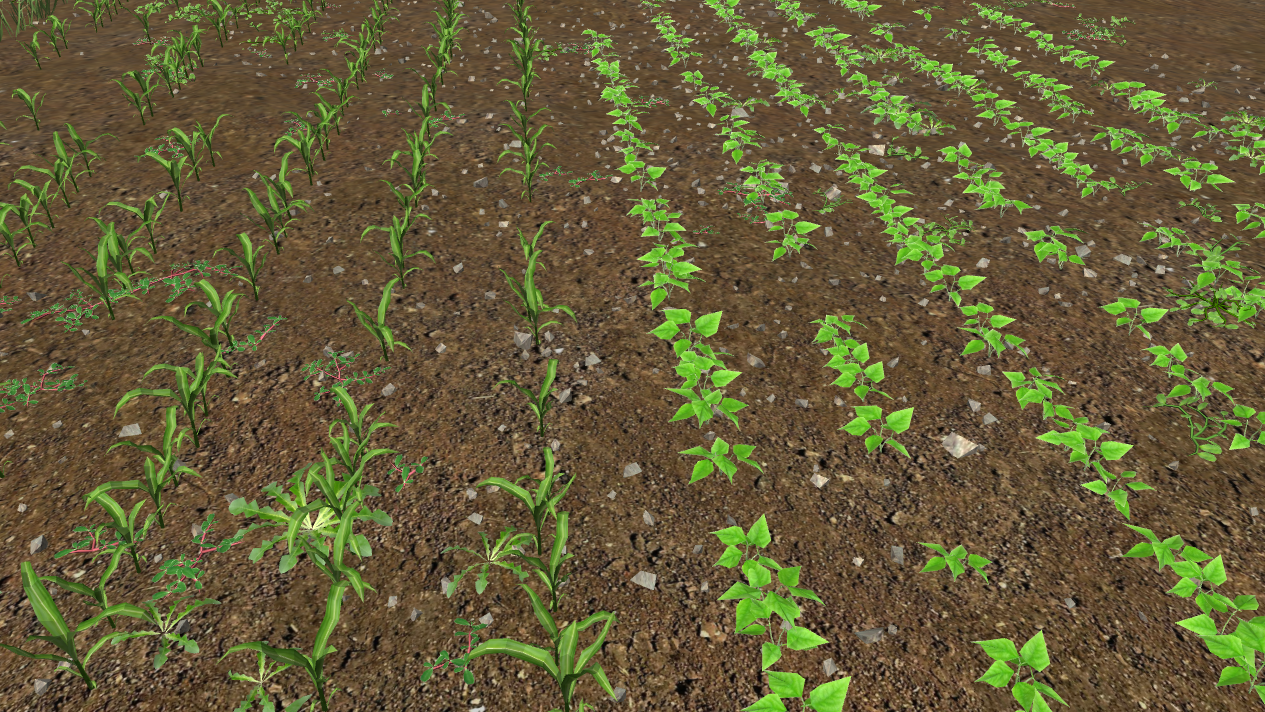
#> input picture line_detection/test2.png, 1265 x 712 px
$ jupyter execute line.ipynb
#> lines starting #> are read from the running program, lines starting #| are printed output that depends on the picture; after the words box and inside, x2 and y2 are one past the last pixel; in counts of white or black regions, pixels touching at a corner belong together
# Code to detect once in a row the central row to folow

[cell 1]
import cv2
import numpy as np
import matplotlib.pyplot as plt
from scipy.ndimage import gaussian_filter1d
from scipy.signal import find_peaks, peak_prominences

class LineDetector:
    def __init__(self,
                 buffer_size=3,
                 peak_mode='highest',
                 min_peak_prominence=None,
                 min_peak_distance=50,
                 min_peak_height=None,
                 crop_ratio=0.3,    # crop the upper part of the image
                 weight_bottom=1.0):  # range to weight the sum when transfering to 1D
        # Store detection parameters
        self.projection_buffer = []
        self.buffer_size = buffer_size
        self.peak_mode = peak_mode
        self.min_peak_prominence = min_peak_prominence
        self.min_peak_distance = min_peak_distance
        self.min_peak_height = min_peak_height
        self.crop_ratio = crop_ratio
        self.weight_bottom = weight_bottom  # maximum weight applied to bottom row

    def crop_image(self, image):
        """Crop the upper part of the image based on crop_ratio."""
        h = image.shape[0]
        crop_start = int(h * self.crop_ratio)
        return image[crop_start:, :]

    def generate_excessive_green_mask(self, image):
        """Generate a binary mask that highlights green areas."""
        cropped = self.crop_image(image)
        hsv = cv2.cvtColor(cropped, cv2.COLOR_BGR2HSV)

        lower_green = np.array([36, 25, 25])
        upper_green = np.array([86, 255, 255])
        mask_green = cv2.inRange(hsv, lower_green, upper_green)

        _, binary_mask = cv2.threshold(mask_green, 0, 255,
                                       cv2.THRESH_BINARY + cv2.THRESH_OTSU)
        return binary_mask, cropped

    def smooth_projection(self, projection, sigma=2):
        return gaussian_filter1d(projection, sigma=sigma)

    def weighted_vertical_projection(self, mask):
        """Compute vertical projection with row weighting towards the bottom."""
        h, w = mask.shape
        # Linear weight from top (0.1) to bottom (weight_bottom)
        weights = np.linspace(self.weight_bottom, 1.0, h)
        return np.sum(mask * weights[:, None], axis=0)

    def find_peaks_on_accumulated(self, smoothed_projection):
        if self.projection_buffer and len(self.projection_buffer[0]) != len(smoothed_projection):
            self.projection_buffer = []

        self.projection_buffer.append(smoothed_projection)
        if len(self.projection_buffer) > self.buffer_size:
            self.projection_buffer.pop(0)

        accumulated = np.sum(self.projection_buffer, axis=0).astype(np.float64)
        peaks, properties = find_peaks(accumulated, distance=self.min_peak_distance)

        if len(peaks) > 0:
            properties.setdefault('peak_heights', accumulated[peaks])
            properties['prominences'] = peak_prominences(accumulated, peaks)[0]
        else:
            return int(np.argmax(accumulated)), accumulated, peaks, properties

        if self.peak_mode == 'highest':
            chosen = int(peaks[np.argmax(accumulated[peaks])])
        elif self.peak_mode == 'prominent':
            chosen = int(peaks[np.argmax(properties['prominences'])])
        else:
            center = len(accumulated) // 2
            chosen = int(min(peaks, key=lambda x: abs(x - center)))

        return chosen, accumulated, peaks, properties

    def detect_full(self, image, sigma=2):
        """Run the full pipeline: crop, mask, weighted projection, smooth, detect peak."""
        mask, cropped = self.generate_excessive_green_mask(image)
        vertical_projection = self.weighted_vertical_projection(mask)
        smoothed = self.smooth_projection(vertical_projection, sigma=sigma)
        chosen, accumulated, peaks, properties = self.find_peaks_on_accumulated(smoothed)

        return {
            'cropped': cropped,
            'mask': mask,
            'accumulated': accumulated,
            'peaks': peaks,
            'properties': properties,
            'chosen': chosen
        }

# ----------------------
# Plotting function
# ----------------------
def plot_pipeline(image_paths, detector, sigma=2):
    n = len(image_paths)
    fig, axs = plt.subplots(n, 5, figsize=(20, 4 * n))
    if n == 1:
        axs = np.expand_dims(axs, axis=0)

    for i, p in enumerate(image_paths):
        img = cv2.imread(p)
        if img is None:
            raise FileNotFoundError(f"Cannot load image: {p}")

        res = detector.detect_full(img, sigma=sigma)

        out = res['cropped'].copy()
        cv2.line(out, (res['chosen'], 0), (res['chosen'], out.shape[0]-1), (255,0,0), 2)
        cv2.line(out, (out.shape[1]//2,0), (out.shape[1]//2, out.shape[0]-1), (0,255,0), 2)

        axs[i,0].imshow(cv2.cvtColor(img, cv2.COLOR_BGR2RGB))
        axs[i,0].set_title(f"Original ({p})"); axs[i,0].axis('off')

        axs[i,1].imshow(cv2.cvtColor(res['cropped'], cv2.COLOR_BGR2RGB))
        axs[i,1].set_title("Cropped (bottom portion)"); axs[i,1].axis('off')

        axs[i,2].imshow(res['mask'], cmap='gray')
        axs[i,2].set_title("Excessive Green Mask"); axs[i,2].axis('off')

        axs[i,3].plot(res['accumulated'], label='projection')
        if len(res['peaks'])>0:
            axs[i,3].scatter(res['peaks'], res['accumulated'][res['peaks']], marker='x', label='peaks')
        axs[i,3].axvline(res['chosen'], color='red', linestyle='--', label='chosen')
        axs[i,3].axvline(len(res['accumulated'])//2, color='green', linestyle='--', label='center')
        axs[i,3].set_title("Vertical Projection"); axs[i,3].legend()

        axs[i,4].imshow(cv2.cvtColor(out, cv2.COLOR_BGR2RGB))
        axs[i,4].set_title("Detected Line"); axs[i,4].axis('off')

    plt.tight_layout(); plt.show()

## Working example
Use the distance between the center and the found peak to adjust the direction of the robot.

[cell 2]
# ---------------------------
# Run on image 1
# ---------------------------
if __name__ == "__main__":
    # Create the line detector with desired parameters
    detector = LineDetector(
        buffer_size=3,
        peak_mode='highest',   # choose the tallest peak
        crop_ratio=0.2,        # crop top 20% of the image
        weight_bottom=1.0      # increase influence of bottom rows
    )

    # List of images to process
    image_paths = ["test2.png"]

    # Run the full pipeline and plot results
    plot_pipeline(image_paths, detector, sigma=2)
#> in plot_pipeline, img is the input picture: shape (712, 1265, 3); mean B, G, R 55.9, 91.9, 99.5
#> in generate_excessive_green_mask, `hsv = cv2.cvtColor(cropped, cv2.COLOR_BGR2HSV)`: hsv: shape (570, 1265, 3); mean H, S, V 21.4, 122.4, 108.1
#> in generate_excessive_green_mask, `mask_green = cv2.inRange(hsv, lower_green, upper_green)`:
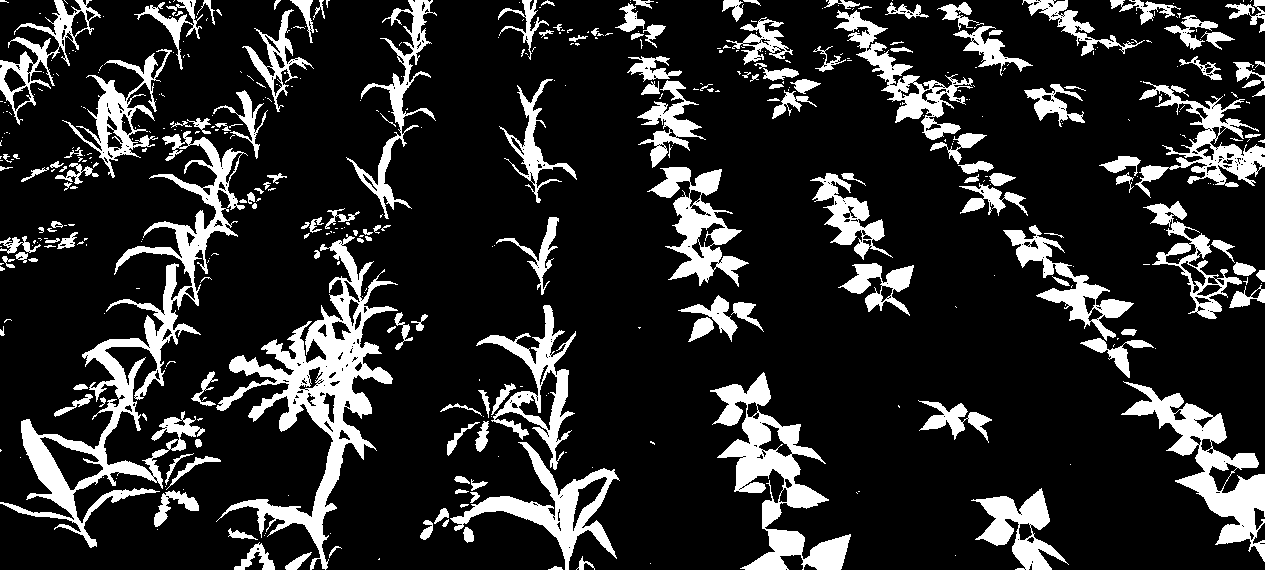
#> mask_green: shape (570, 1265); 16.9% white; 460 white regions (297 under 20 px), largest, box (x1, y1, x2, y2) and area: (0, 131, 248, 548) 14448, (216, 234, 398, 570) 13667, (710, 372, 851, 570) 8606
#> in detect_full, `vertical_projection = self.weighted_vertical_projection(mask)`: vertical_projection = 1265 values, max 53040 at index 529, min 1020 at index 617, mean 24578.8
#> in detect_full, `smoothed = self.smooth_projection(vertical_projection, sigma=sigma)`: smoothed = 1265 values, max 50518.8 at index 538, min 1474 at index 618, mean 24578.8
#> in find_peaks_on_accumulated, `accumulated = np.sum(self.projection_buffer, axis=0).astype(np.float64)`: accumulated has the same summary as smoothed in detect_full
#> in find_peaks_on_accumulated, `peaks, properties = find_peaks(accumulated, distance=self.min_peak_dis..`: peaks = 19 values from 26 to 1214; properties = 0 items
#> in find_peaks_on_accumulated, `chosen = int(peaks[np.argmax(accumulated[peaks])])`: chosen = 538
#> in detect_full, `chosen, accumulated, peaks, properties = self.find_peaks_on_accumulate..`: accumulated has the same summary as smoothed; peaks = 19 values from 26 to 1214; properties = 2 items
#> in plot_pipeline, `res = detector.detect_full(img, sigma=sigma)`: res = 6 items
#> in plot_pipeline, `cv2.line(out, (out.shape[1]//2,0), (out.shape[1]//2, out.shape[0]-1), ..`:
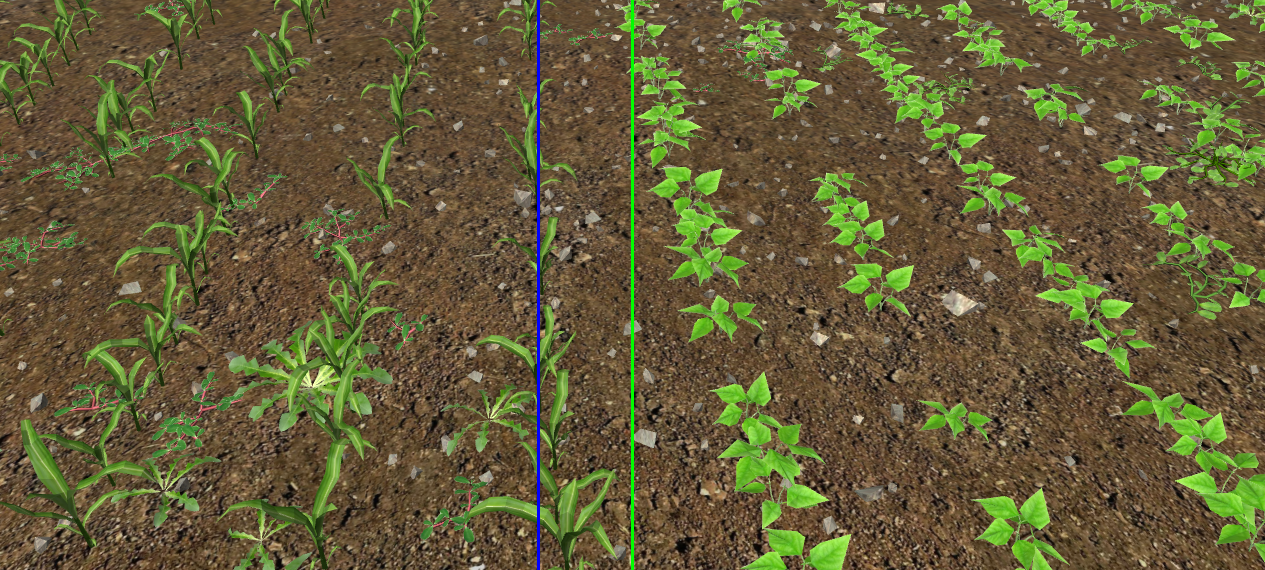
#> out: shape (570, 1265, 3); mean of channels 0, 1, 2 55.8, 91.8, 98.9; drawn as B, G, R
#> in plot_pipeline, `plt.tight_layout()`:
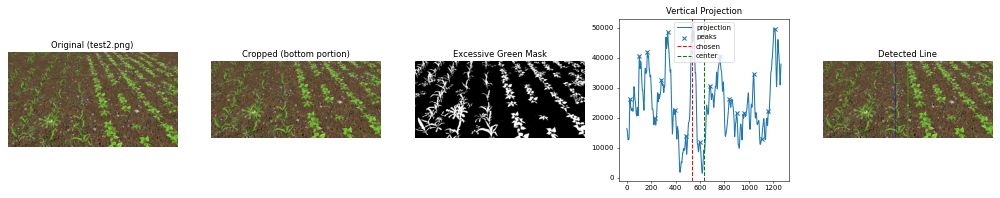
#> figure drawn by matplotlib, 5 panels; panel 4: curve peaks at x = 538, y = 50518.8

## Unsucessul example:
the crop is to heterogeneous and camera angle was to high

[cell 3]
# ---------------------------
# Run on images 2
# ---------------------------
if __name__ == "__main__":
    # Create the line detector with desired parameters
    detector = LineDetector(
        buffer_size=3,
        peak_mode='highest',   # choose the tallest peak
        crop_ratio=0.30,        # crop top 40% of the image
        weight_bottom=0.2      # increase influence of bottom rows
    )

    # List of images to process
    image_paths = [ "test.png"]

    # Run the full pipeline and plot results
    plot_pipeline(image_paths, detector, sigma=2)
#> call 2 of plot_pipeline, with sigma = 2
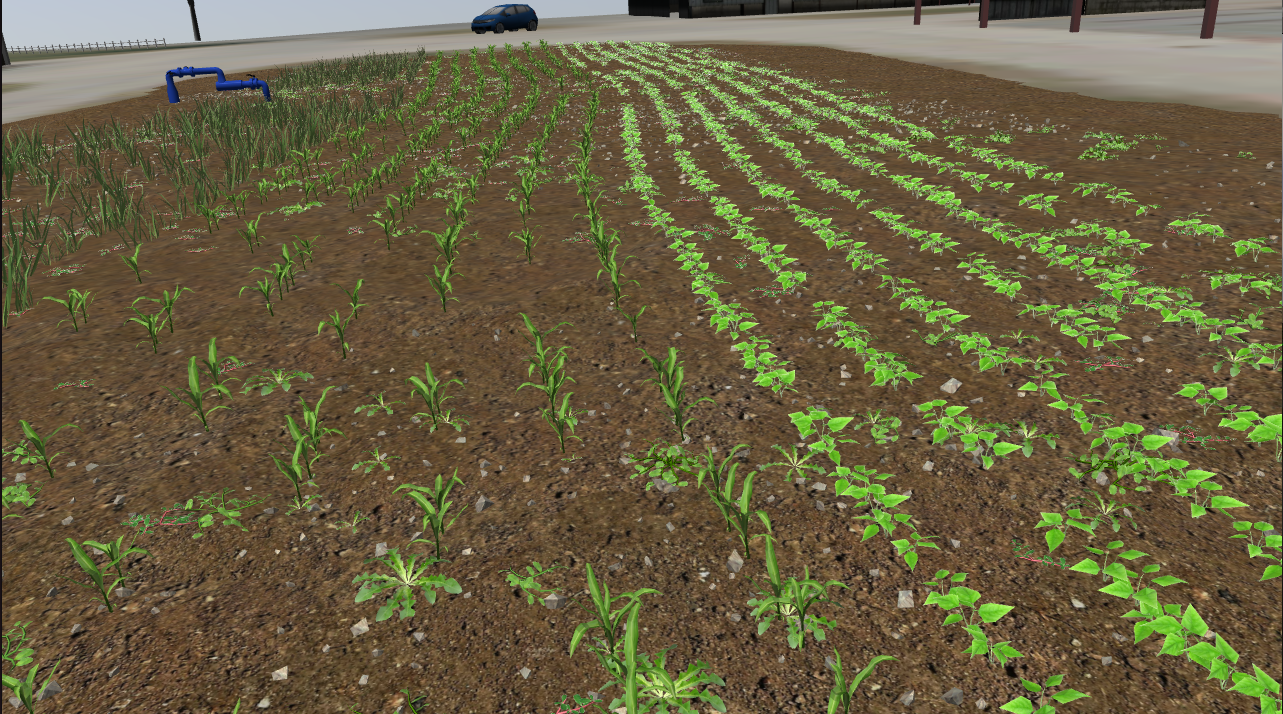
#> input picture line_detection/test.png, 1283 x 714 px
#> in plot_pipeline, img is the input picture: shape (714, 1283, 3); mean B, G, R 65.1, 96.2, 104
#> in generate_excessive_green_mask (call 2), `hsv = cv2.cvtColor(cropped, cv2.COLOR_BGR2HSV)`: hsv: shape (500, 1283, 3); mean H, S, V 21, 119.5, 106.7
#> in generate_excessive_green_mask (call 2), `mask_green = cv2.inRange(hsv, lower_green, upper_green)`:
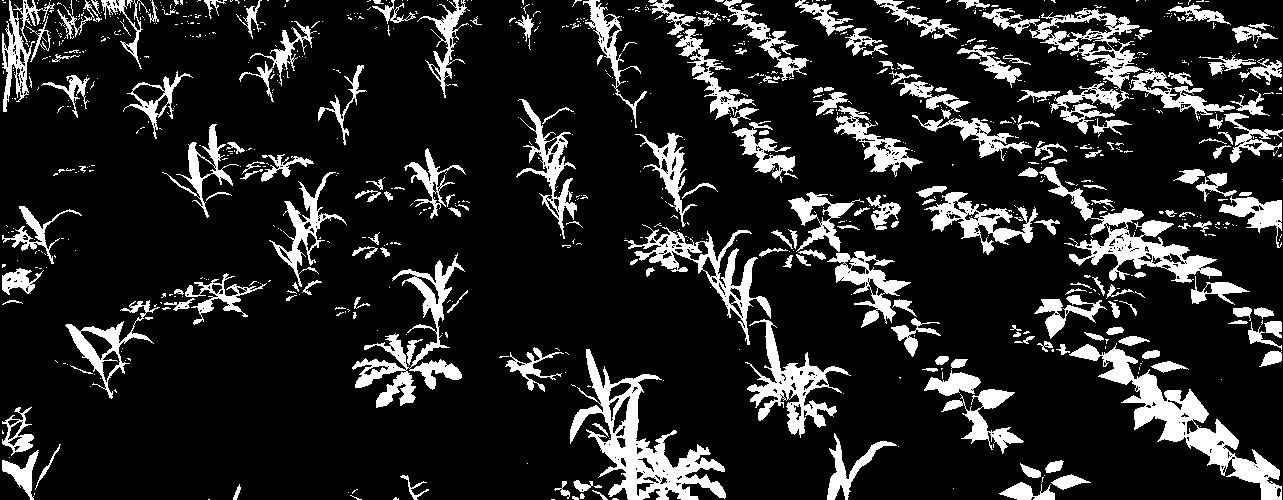
#> mask_green: shape (500, 1283); 15.1% white; 911 white regions (703 under 20 px), largest, box (x1, y1, x2, y2) and area: (570, 349, 726, 500) 6786, (1069, 343, 1282, 500) 6486, (1039, 167, 1222, 283) 4580
#> in plot_pipeline (call 2), `cv2.line(out, (out.shape[1]//2,0), (out.shape[1]//2, out.shape[0]-1), ..`:
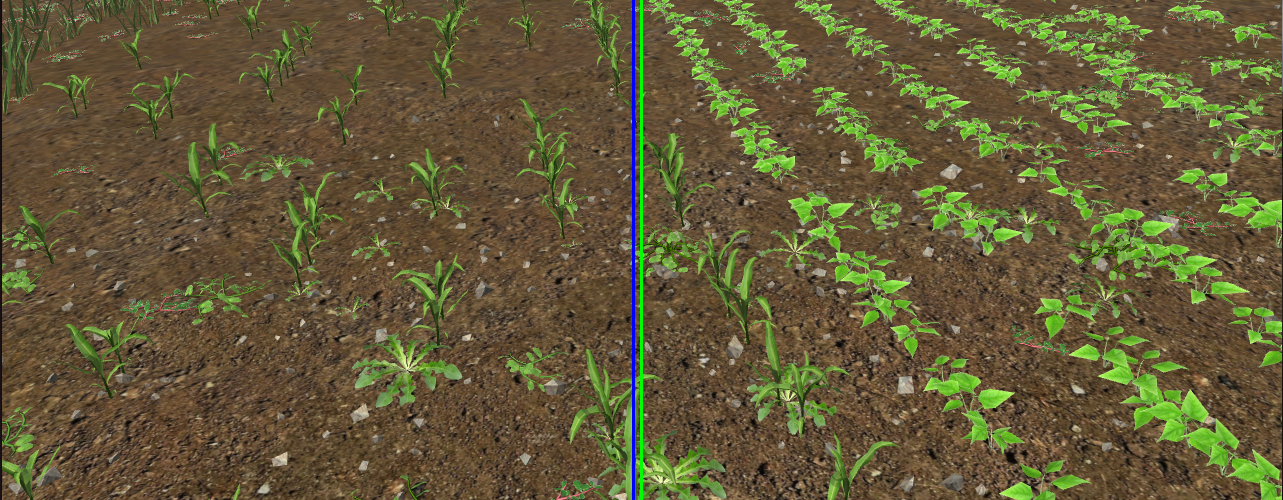
#> out: shape (500, 1283, 3); mean of channels 0, 1, 2 56.2, 90.2, 98.9; drawn as B, G, R
#> in plot_pipeline (call 2), `plt.tight_layout()`:
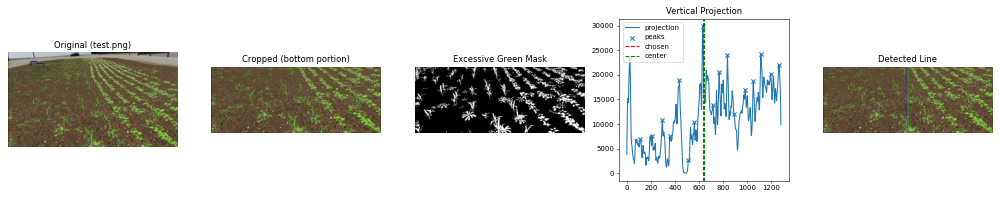
#> figure drawn by matplotlib, 5 panels; panel 4: curve peaks at x = 633, y = 29914
